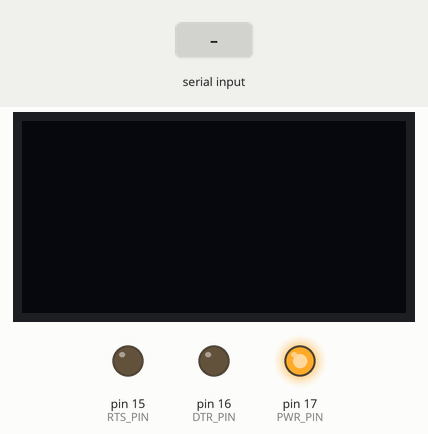
Simulated run of this program. Board: Arduino Mega 2560, built with avr-gcc and run on an emulated ATmega2560. Shown: 128×64 one-colour display, output pins drawn as LEDs (lit = HIGH). The inputs (shaded band) are chosen by the test bench. The modem accepts every AT command (registered, SIM ready, sends succeed) and sends nothing else; what the program prints to the serial monitor is not drawn.

Above: at 4.2 s.
4.3 s: "30,150\n" received over the second serial link
At 5.5 s:
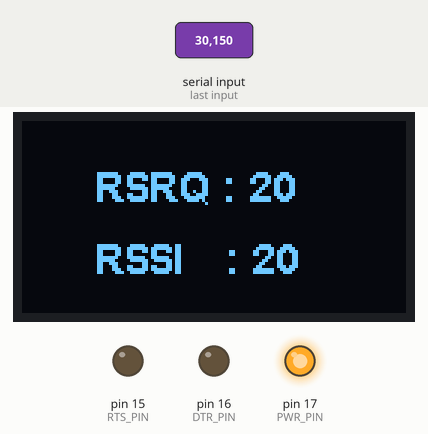
5.8 s: "+CSQ: 90, %*d\n" received over the second serial link
At 6.7 s:
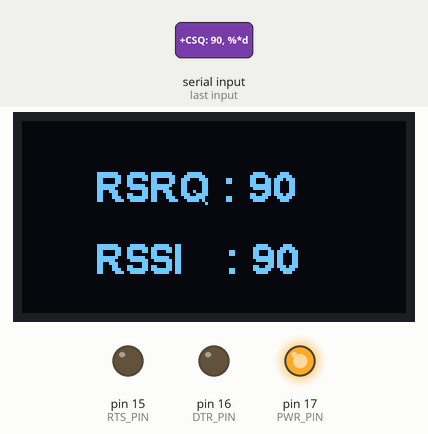
Timing chart, 0 to 8.8 s (numbered marks = the images above; inputs shaded):
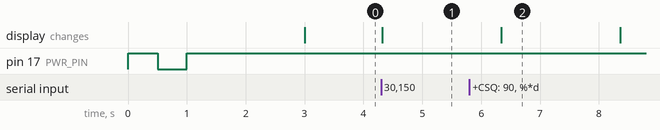

The program:

main.cpp
```cpp
#include <Arduino.h>
#include <Wire.h>
#include <SSD1306Ascii.h>
#include <SSD1306AsciiWire.h>

#define SCREEN_WIDTH 128
#define SCREEN_HEIGHT 64

#define OLED_RESET 13
SSD1306AsciiWire display;

const int PWR_PIN		= 17;
const int DTR_PIN		= 16;
const int RTS_PIN		= 15;

#define nbSerial Serial1

void powerOn();
void AT_Manual();
void readBuffer(char *buffer, uint16_t count);
bool getSignalStrength(int *signal);

void setup() {
  Serial.begin(115200);
  nbSerial.begin(115200);

  powerOn();
  delay(2000);

  Wire.begin();
  Wire.setClock(400000L);
  display.begin(&Adafruit128x64, 0x3C, OLED_RESET);

  display.setFont(Arial_bold_14);
}

void loop() {
  int signal;
  if(getSignalStrength(&signal)){
    display.setCursor(25,2);
    display.print("RSRQ : ");
    display.println(signal);
    display.setCursor(25,5);
    display.print("RSSI   : ");
    display.println(signal);
  }
  delay(2000);

}


void powerOn(){
  pinMode(PWR_PIN, OUTPUT);
  pinMode(RTS_PIN, OUTPUT);
  pinMode(DTR_PIN, OUTPUT);

  digitalWrite(DTR_PIN, LOW);
  digitalWrite(RTS_PIN, LOW);

  digitalWrite(PWR_PIN, HIGH);
  delay(500);
  digitalWrite(PWR_PIN, LOW);
  delay(500);
  digitalWrite(PWR_PIN, HIGH);
}

void AT_Manual(){
  if(Serial.available()){
    nbSerial.write(Serial.read());
  }
  if(nbSerial.available()){
    Serial.write(nbSerial.read());
  }
}

void send_AT(char* command){
  nbSerial.write(command);
}

void readBuffer(char *buffer, uint16_t count){
  uint16_t i = 0;
  while(true){
    if(nbSerial.available()){
      char c = nbSerial.read();
      buffer[i] = c;
      i++;
      if(i >= count){
        break;
      }
    }
  }
}

bool getSignalStrength(int *signal){
  //AT+CSQ                6+CR = 7
  //+CSQ:<rssi>,<ber>     CRLF + 5 + 5 + CRLF = 14
  //OK                    CRLF + 2 + CRLF = 6

  char rxBuf[27] = {'\0'};
  char *p;
  int quality;

  send_AT("AT+CSQ\r\n");
  readBuffer(rxBuf, 27);

  if(NULL == (p = strstr(rxBuf, "+CSQ:"))){
    Serial.println("Tidak ada CSQ");
    return false;
  }

  if(1 != sscanf(p, "+CSQ: %d, %*d", &quality)){
    return false;
  }
  Serial.println(rxBuf);
  *signal = quality;
  return true;
}
```

Measured:
- after the input at 4.3 s, the display: changes at once (image 1)
- after the input at 5.8 s, the display: changes after 0.54 s (image 2)
